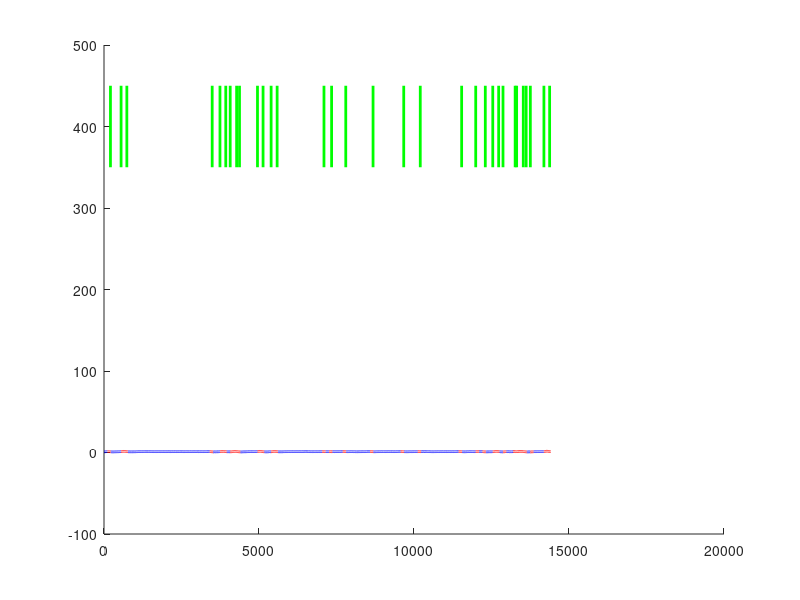

Reproduce this figure in MATLAB.

%import eeg recordings
data = importdata('Yaoyang-1st-27.09.16.02.17.08.csv');

for i=1:size(data,2)-1
    data(:,i) = -(mean(data(:,i))-data(:,i))/(max(data(:,i)-min(data(:,i))));
end
%figure
%plot(data(:,15),data(:,14));

% create a figure to show the results
figure('color','w');
hold on;

% sampling frequency
fs = 128;

% define the eye blink length (approx 450ms)
eye_blink_length = 0.45*fs;

% define the frame dimensions
frame_size = 110;
% determine the number of frames in the recording
nb_frames = floor(size(data,1)/frame_size);

% flags to track eye blinks across frames
this_frame_is_a_blink = 0;
next_frame_is_a_blink = 0;

% go through all frames
for i=1:nb_frames
    
    % define start-end points of the frame
    frame_start = (i-1)*frame_size+1;
    frame_end = i*frame_size;
    
    % update eye blink tracking flags
    this_frame_is_a_blink = next_frame_is_a_blink;
    next_frame_is_a_blink = 0;
    
    % channel 2 - processing
    % *remove mean
    temp_data_1 = data(frame_start:frame_end,2)-mean(data(frame_start:frame_end,2));
    nb_eye_blink_samples = sum(temp_data_1(:) <= -0.1);
    
    % find where the eye blink "start"
    idx_1 = find(temp_data_1 <= -0.1);
    if(~isempty(idx_1))
        idx_1 = idx_1(1);
    end
    
    % channel 1 - processing
    % *remove mean
    temp_data_2 = data(frame_start:frame_end,2)-mean(data(frame_start:frame_end,2));
    nb_eye_blink_samples = nb_eye_blink_samples+sum(temp_data_2(:) <= -75);
    
    % find where the eye blink "start"
    idx_2 = find(temp_data_2 <= -75);
    if(~isempty(idx_2))
        idx_2 = idx_2(1);
    end
    
    % define the full range of the frame
    range = frame_start:frame_end;
    
    
    % apply the blink detection condition
    if(nb_eye_blink_samples>2 || this_frame_is_a_blink)
        
        % if eye-blink detected draw the frame in red
        plot(frame_start:frame_end,data(frame_start:frame_end,2)+2-mean(data(:,2)),'r');
        plot(frame_start:frame_end,data(frame_start:frame_end,2)-mean(data(:,2)),'r');
        
        % draw a line where the eye blink starts
        if(~isempty(idx_1))
            line([range(idx_1) range(idx_1)], [350 450],'linewidth',2,'color','g');
        end
        
        if(~isempty(idx_2))
            line([range(idx_2) range(idx_2)], [-50 50],'linewidth',2,'color','g');
        end
    else
        % if no eye-blink draw in blue
        plot(frame_start:frame_end,data(frame_start:frame_end,2)+2-mean(data(:,2)),'b');
        plot(frame_start:frame_end,data(frame_start:frame_end,2)-mean(data(:,2)),'b');
    end
    
    % check if the eye-blink span to the next frame
    if(nb_eye_blink_samples>2)
        if(frame_size - min(idx_1,idx_2) < eye_blink_length)
            next_frame_is_a_blink = 1;
        end
    end
    
end
